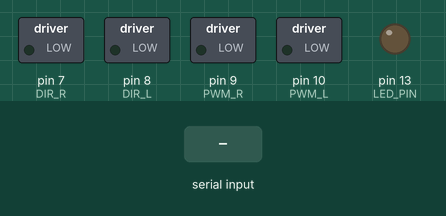
A sketch run on a simulated Arduino Uno, built with avr-gcc and run on an emulated ATmega328P. Parts: switched loads named in the sketch (green lamp = pin HIGH), output pins drawn as LEDs (lit = HIGH). Inputs (shaded band) come from the test bench.

Above: at 1.2 s.
1.3 s: "90,45\n" received over Serial
At 2.9 s:
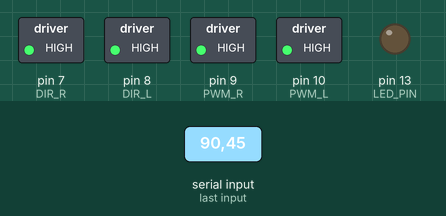
3.8 s: "1,90,45\n" received over Serial
At 6.0 s:
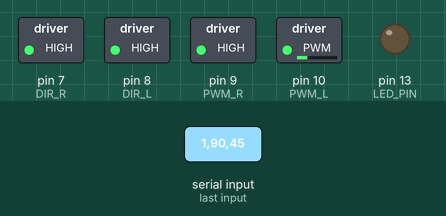
6.3 s: "30,150\n" received over Serial
At 7.9 s:
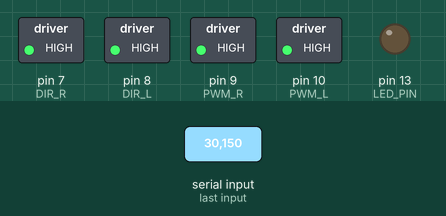
Timing chart, 0 to 9.4 s (numbered marks = the images above; inputs shaded):
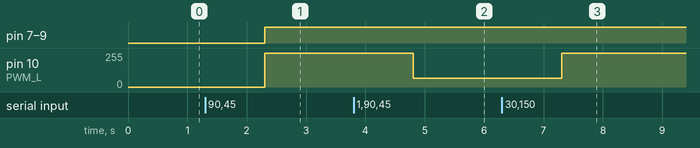

The sketch:

rower.ino
```cpp
#include "ZumoMotors.h"

#define LED_PIN 13

ZumoMotors motors;

struct tracks_t {
  int padding;
  int left;
  int right;
};

void initTracks(tracks_t* tracks, int leftSpeed, int rightSpeed);
void parseControl(String control, tracks_t* tracks);

tracks_t* tracks;
// left:3;right:5
String control;

// the setup function runs once when you press reset or power the board
void setup() {
  // initialize digital pin 13 as an output.
  pinMode(13, OUTPUT);

  Serial.begin(9600);

  motors.setLeftSpeed(0);
  motors.setRightSpeed(0);
}

// the loop function runs over and over again forever
void loop() {
  if (Serial.available()) {
    control = Serial.readString();

    parseControl(control, tracks);

    motors.setLeftSpeed((tracks->left - 5) * 100);
    motors.setRightSpeed((tracks->right - 5) * 100);
  }
}

void initTracks(tracks_t* tracks, int leftSpeed, int rightSpeed) {
  tracks->left = leftSpeed;
  tracks->right = rightSpeed;

  return;
}

void parseControl(String control, tracks_t* tracks) {
  String leftSpeed = control.substring(5, 6);
  String rightSpeed = control.substring(13, 14);

  initTracks(tracks, leftSpeed.toInt(), rightSpeed.toInt());

  return;
}
```

ZumoMotors.cpp
```cpp
#include "ZumoMotors.h"

#define PWM_L 10
#define PWM_R 9
#define DIR_L 8
#define DIR_R 7

#if defined(__AVR_ATmega168__) || defined(__AVR_ATmega328P__) || defined (__AVR_ATmega32U4__)
  #define USE_20KHZ_PWM
#endif

static boolean flipLeft = false;
static boolean flipRight = false;

// constructor (doesn't do anything)
ZumoMotors::ZumoMotors()
{
}

// initialize timer1 to generate the proper PWM outputs to the motor drivers
void ZumoMotors::init2()
{
  pinMode(PWM_L,  OUTPUT);
  pinMode(PWM_R,  OUTPUT);
  pinMode(DIR_L, OUTPUT);
  pinMode(DIR_R, OUTPUT);

#ifdef USE_20KHZ_PWM
  // Timer 1 configuration
  // prescaler: clockI/O / 1
  // outputs enabled
  // phase-correct PWM
  // top of 400
  //
  // PWM frequency calculation
  // 16MHz / 1 (prescaler) / 2 (phase-correct) / 400 (top) = 20kHz
  TCCR1A = 0b10100000;
  TCCR1B = 0b00010001;
  ICR1 = 400;
#endif
}

// enable/disable flipping of left motor
void ZumoMotors::flipLeftMotor(boolean flip)
{
  flipLeft = flip;
}

// enable/disable flipping of right motor
void ZumoMotors::flipRightMotor(boolean flip)
{
  flipRight = flip;
}

// set speed for left motor; speed is a number between -400 and 400
void ZumoMotors::setLeftSpeed(int speed)
{
  init(); // initialize if necessary

  boolean reverse = 0;

  if (speed < 0)
  {
    speed = -speed; // make speed a positive quantity
    reverse = 1;    // preserve the direction
  }
  if (speed > 400)  // Max
    speed = 400;

#ifdef USE_20KHZ_PWM
  OCR1B = speed;
#else
  analogWrite(PWM_L, speed * 51 / 80); // default to using analogWrite, mapping 400 to 255
#endif

  if (reverse ^ flipLeft) // flip if speed was negative or flipLeft setting is active, but not both
    digitalWrite(DIR_L, HIGH);
  else
    digitalWrite(DIR_L, LOW);
}

// set speed for right motor; speed is a number between -400 and 400
void ZumoMotors::setRightSpeed(int speed)
{
  init(); // initialize if necessary

  boolean reverse = 0;

  if (speed < 0)
  {
    speed = -speed;  // Make speed a positive quantity
    reverse = 1;  // Preserve the direction
  }
  if (speed > 400)  // Max PWM dutycycle
    speed = 400;

#ifdef USE_20KHZ_PWM
  OCR1A = speed;
#else
  analogWrite(PWM_R, speed * 51 / 80); // default to using analogWrite, mapping 400 to 255
#endif

  if (reverse ^ flipRight) // flip if speed was negative or flipRight setting is active, but not both
    digitalWrite(DIR_R, HIGH);
  else
    digitalWrite(DIR_R, LOW);
}

// set speed for both motors
void ZumoMotors::setSpeeds(int leftSpeed, int rightSpeed)
{
  setLeftSpeed(leftSpeed);
  setRightSpeed(rightSpeed);
}
```

ZumoMotors.h
```cpp
/*! \file ZumoMotors.h
 *
 * See the ZumoMotors class reference for more information about this library.
 *
 * \class ZumoMotors ZumoMotors.h
 * \brief Control motor speed and direction
 *
 */

#ifndef ZumoMotors_h
#define ZumoMotors_h

#include <Arduino.h>

class ZumoMotors
{
  public:

    // constructor (doesn't do anything)
    ZumoMotors();

    // enable/disable flipping of motors
    static void flipLeftMotor(boolean flip);
    static void flipRightMotor(boolean flip);

    // set speed for left, right, or both motors
    static void setLeftSpeed(int speed);
    static void setRightSpeed(int speed);
    static void setSpeeds(int leftSpeed, int rightSpeed);

  private:

    static inline void init()
    {
      static boolean initialized = false;

      if (!initialized)
      {
        initialized = true;
        init2();
      }
    }

    // initializes timer1 for proper PWM generation
    static void init2();
};

#endif
```

Measured:
- after the input at 1.3 s, pin 7 (DIR_R), pin 8 (DIR_L), pin 9 (PWM_R): LOW → HIGH after 1.0 s; pin 10 (PWM_L): 0/255 → 255/255 after 1.0 s
- after the input at 3.8 s, pin 10 (PWM_L): 255/255 → 64/255 after 1.0 s
- after the input at 6.3 s, pin 10 (PWM_L): 64/255 → 255/255 after 1.0 s
